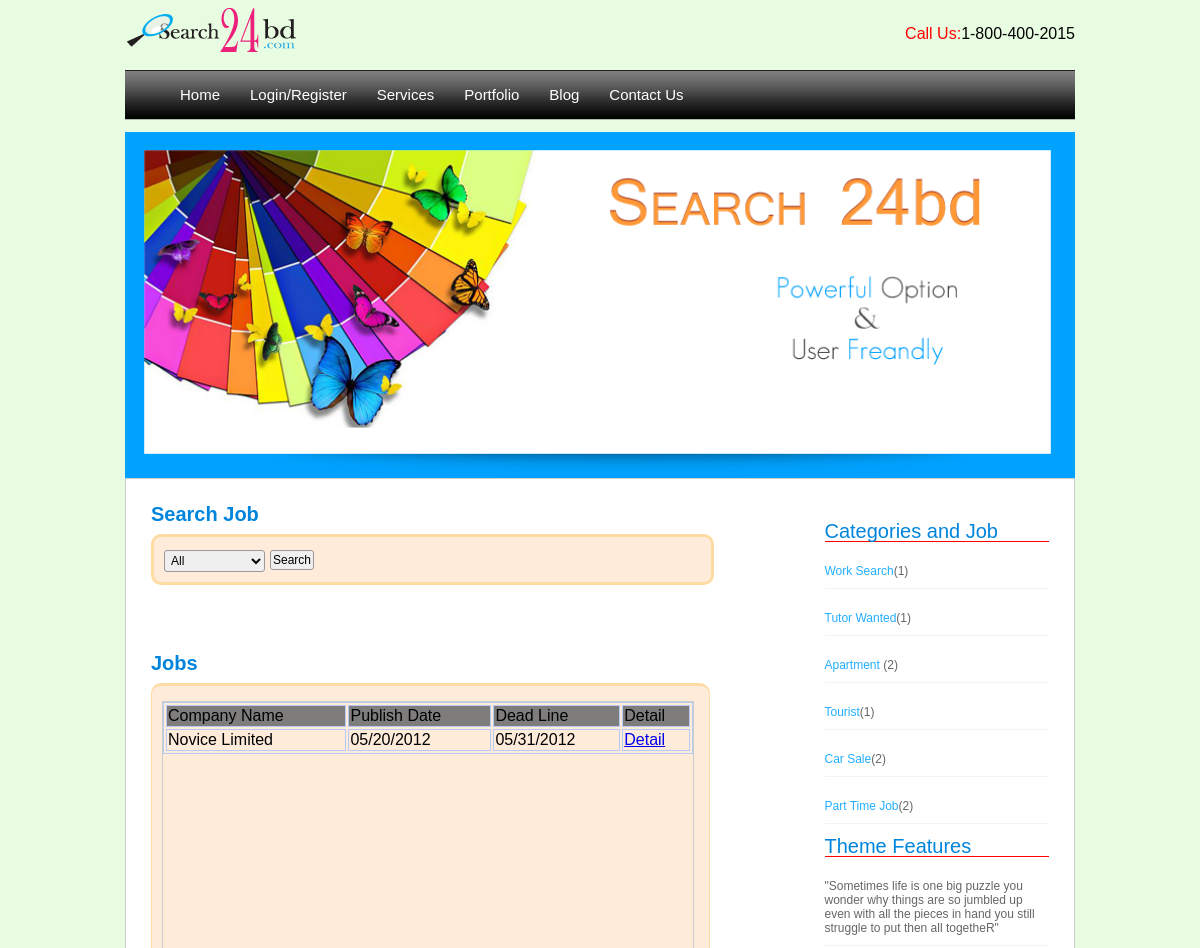
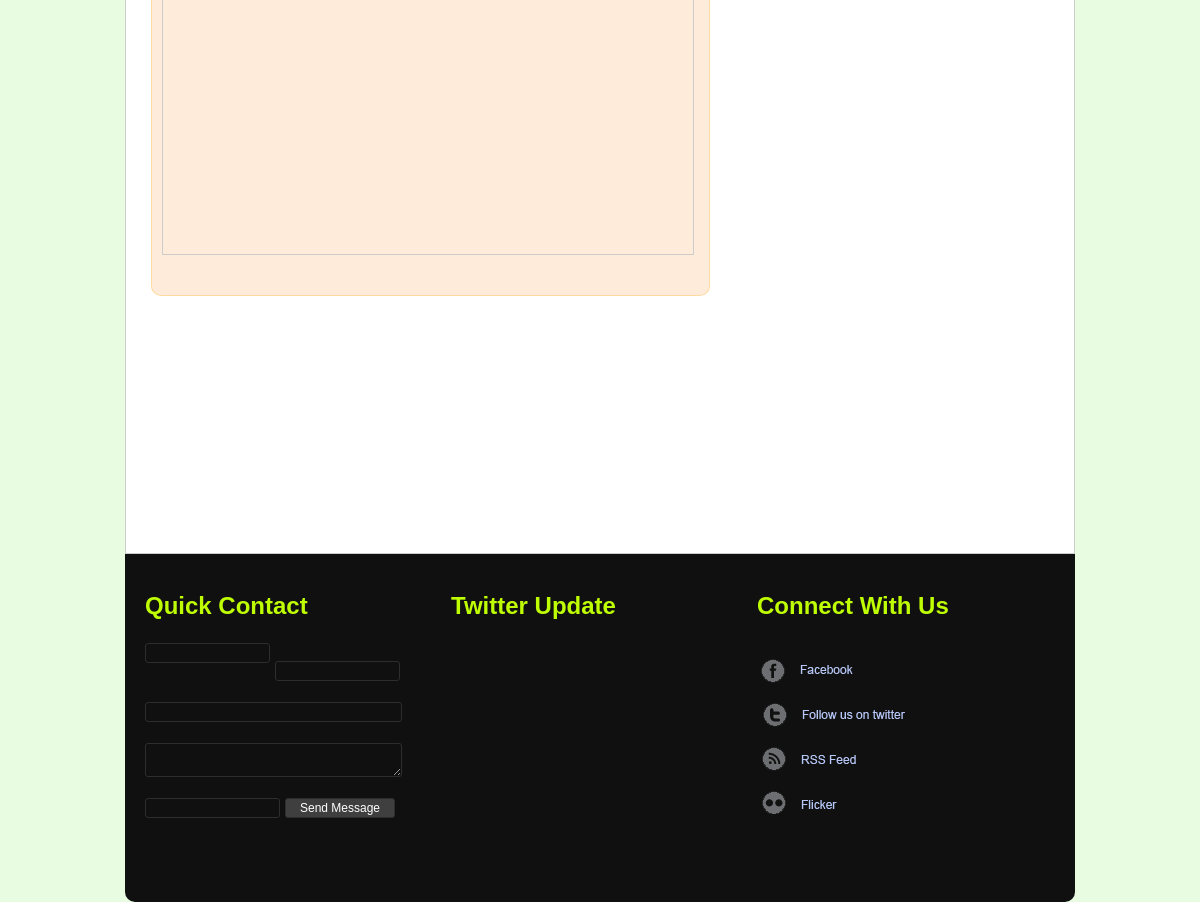
Page /home/category_navigation_link/1 on the committed database (2 pictures, top to bottom).
### tables this page shows
CREATE TABLE IF NOT EXISTS `advertise` (
  `add_id` int(11) NOT NULL AUTO_INCREMENT,
  `user_id` int(11) NOT NULL,
  `cat_id` int(11) NOT NULL,
  `company_name` varchar(100) NOT NULL,
  `description` text NOT NULL,
  `publish_date` varchar(20) NOT NULL,
  `dead_line` varchar(20) NOT NULL,
  `url` varchar(50) NOT NULL,
  `status` int(11) NOT NULL DEFAULT '1',
  `image` varchar(50) NOT NULL,
  PRIMARY KEY (`add_id`)
);

### application/controllers/home.php (called while the page is built, shortened)
<?php
class home extends Controller {
    function home() {
        $this->load->model('home_model');
        $this->load->model('mod_login');
    }
    function category_navigation_link($id='') {
        $data['base'] = $this->config->item('base_url');
        $total = $this->home_model->message_count($id);
        $per_pg = 2;
        $offset = $this->uri->segment(4);
        $this->load->library('pagination');
        $config['base_url'] = $data['base'] . '/index.php/home/category_navigation_link/' . $id;
        $config['total_rows'] = $total;
        $config['per_page'] = $per_pg;
        $config['full_tag_open'] = '<div id="pagination">';
        $config['full_tag_close'] = '</div>';
        $this->pagination->initialize($config);
        $data['pagination'] = $this->pagination->create_links();
        $data['nav'] = $this->home_model->publish_navi();
        $data['option'] = $this->home_model->get_category_option();
        $data['qu'] = $this->home_model->get_all($per_pg, $offset, $id);
        $data['dir'] = 'home';
        $data['page'] = 'category_navigation';
        $data['action'] = '';
        $this->load->view('main', $data);
    }
}

### system/codeigniter/CodeIgniter.php (called while the page is built, shortened)
<?php  if ( ! defined('BASEPATH')) exit('No direct script access allowed');
$EXT =& load_class('Hooks');
$EXT->_call_hook('pre_system');
$URI =& load_class('URI');
$RTR =& load_class('Router');
$method = $RTR->fetch_method();
$EXT->_call_hook('pre_controller');
$CI = new $class();
if ($RTR->scaffolding_request === TRUE)
{
	if ($EXT->_call_hook('scaffolding_override') === FALSE)
	{
		$CI->_ci_scaffolding();
	}
}
else
{
	if (method_exists($CI, '_remap'))
	{
		$CI->_remap($method);
	}
	else
	{
		call_user_func_array(array(&$CI, $method), array_slice($URI->rsegments, 2));
	}
}

### index.php (called while the page is built, shortened)
<?php
require_once BASEPATH.'codeigniter/CodeIgniter'.EXT;

### system/codeigniter/Base5.php (called while the page is built)
<?php  if ( ! defined('BASEPATH')) exit('No direct script access allowed');
class CI_Base {
	private static $instance;
	public function CI_Base()
	{
		self::$instance =& $this;
	}
	public static function &get_instance()
	{
		return self::$instance;
	}
}
function &get_instance()
{
	return CI_Base::get_instance();
}

### application/models/home_model.php (the view, shortened to what this page needs)
<?php
class home_model extends Model {
    function publish_navi() {
        $sql = "SELECT count( advertise.add_id ) AS Number, category.cat_name,advertise.cat_id FROM advertise, category
                WHERE category.cat_id = advertise.cat_id AND advertise.status = 1 GROUP BY advertise.cat_id";
        $query = $this->db->query($sql);
        $result = $query->result_array();
        return $result;
    }
    public function get_all($per_pg, $offset, $id) {
        $this->db->order_by('add_id', 'desc');
        $query = $this->db->get_where('advertise', array('cat_id' => $id));
        return $query->result_array();
    }
}
?>

### application/models/home_model.php (the view, shortened to what this page needs)
<?php
class home_model extends Model {
    function publish_navi() {
        $sql = "SELECT count( advertise.add_id ) AS Number, category.cat_name,advertise.cat_id FROM advertise, category
                WHERE category.cat_id = advertise.cat_id AND advertise.status = 1 GROUP BY advertise.cat_id";
        $query = $this->db->query($sql);
        $result = $query->result_array();
        return $result;
    }
    public function get_all($per_pg, $offset, $id) {
        $this->db->order_by('add_id', 'desc');
        $query = $this->db->get_where('advertise', array('cat_id' => $id));
        return $query->result_array();
    }
}
?>

### application/views/home/category_navigation.php (shortened to what this page needs)
<div id="content">
    <div class="formarea">
        <form id="valid_user_login" method="POST" action="<?= site_url() ?>home/search_category/" >
            <h2>Search Job</h2>
            <div class="subfieldsset1">
                <div>
                    <select id="country" name="category">
                        <option value="all">All</option>
                    </select>
                    <input value="Search" name="submit_search" type="submit"/>
                </div><br>
            </div>
            <br>
        </form>
        <br><br><br>
        <div id="2-column">
            <div id="right_col">
                <h2>Categories and Job</h2>
                <?php
                   for($i = 0;$i < count($nav);$i++)
                   {
                ?>
                <p><a href="<?=site_url().'home/category_navigation_link/'.$nav[$i]['cat_id'];?>"><?=$nav[$i]['cat_name'];?></a>(<?=$nav[$i]['Number'];?>)</p>
                <?php
                   }
                ?>
                <h2>Theme Features</h2>
                <span>
                    <p>"Sometimes life is one big puzzle you wonder why things are so jumbled up
                    even with all the pieces in hand you still struggle to put then all togetheR"</p>
                </span>
            </div>
                        <h2>Jobs</h2>
                        <div class="subfieldsset3">
                            <div style="height: 500px; width: 530px; overflow-x: hidden; overflow-y: scroll; border: 1px solid #ccc; margin-top: 5px;">
                                <table style="border: 1px solid #B7CAF6;" width="100%">
                                    <tr  style="background-color: #7F7C7C">
                                        <td style="border: 1px solid #B7CAF6;">Company Name</td>
                                        <td style="border: 1px solid #B7CAF6;">Publish Date</td>
                                        <td style="border: 1px solid #B7CAF6;">Dead Line</td>
                                        <td style="border: 1px solid #B7CAF6;">Detail</td>
                                    </tr>
                                <?php
                                  for($i=0;$i<count($qu);$i++)
                                  {
                                ?>
                                    <tr>
                                        <td style="border: 1px solid #B7CAF6;"><?=$qu[$i]['company_name'];?></td>
                                        <td style="border: 1px solid #B7CAF6;"><?=$qu[$i]['publish_date'];?></td>
                                        <td style="border: 1px solid #B7CAF6;"><?=$qu[$i]['dead_line'];?></td>
                                        <td style="border: 1px solid #B7CAF6;">
                                            <a href="<?=site_url().'home/job_detail/'.$qu[$i]['add_id'];?>">Detail</a>
                                        </td>
                                    </tr>
                                <?}?>
                                </table>
                            </div>
                        </div>
            <br>
        </div>
    </div>
</div>

### styles/style1.css (style rules this page uses)
#content { height:1000px;border:0px solid red; }
#right_col { float:right; width:25%; margin-top: -132px; }
#right_col h2 { font-weight:normal; border-bottom:1px solid red; }
#right_col p { border-bottom:1px solid #F3F3F3; }
#right_col p a { text-decoration:none; color:#22AEFF; }
.formarea .subfieldsset3 { -moz-border-radius:10px; -webkit-border-radius:10px; border-top-width:3px; border-right-width:1px; border-bottom-width:1px; border-left-width:1px; border-top-style:solid; border-right-style:solid; border-bottom-style:solid; border-left-style:solid; border-top-color:#FFDBA4; border-right-color:#FFDBA4; border-bottom-color:#FFDBA4; border-left-color:#FFDBA4; background-color:#FFEBD9; padding:10px; width: 537px; height: 537px; }
.formarea { background-color: #FFFFFF; border: 1px solid #CCCCCC; border-radious: -22px 10px 10px 10px; float: left; font-size: 12px; margin: -22px auto; padding: 25px; position: relative; width: 898px; height: 972px; -moz-border-radius:-22px; -webkit-border-radius:-22px; }
body { margin-left:0px;margin-top:0px;margin-right:0px;margin-bottom:0px;background-color:#E8FCE2; }
body,td,th { font-family:Arial,Helvetica,sans-serif; }
.formarea h2 { line-height:100%;color:#0085DD;margin:0px 0px 10px 0px;font-size:20px; }
.formarea p { padding:10px 0px;color:#666666 }
.formarea .subfieldsset1 { -moz-border-radius:10px; -webkit-border-radius:10px; border-top-style:solid; border-right-style:solid; border-bottom-style:solid; border-left-style:solid; border-top-color:#FFDBA4; border-right-color:#FFDBA4; border-bottom-color:#FFDBA4; border-left-color:#FFDBA4; background-color:#FFEBD9; padding:10px; width: 537px; }
input,select,textarea { float:left;font-family:Arial,Helvetica,sans-serif;font-size:12px;padding:2px; border:1px solid #999999;-moz-border-radius:3px;-webkit-border-radius:3px;margin:3px 5px 0px 0px; }

### rows in the picture
advertise: company_name "Novice Limited", publish_date "05/20/2012", dead_line "05/31/2012"

### other values in the picture
$nav[$i]['cat_name'] "Work Search"
$nav[$i]['Number'] "1"
$nav[$i]['cat_name'] "Tutor Wanted"
$nav[$i]['cat_name'] "Apartment"
$nav[$i]['Number'] "2"
$nav[$i]['cat_name'] "Tourist"
$nav[$i]['cat_name'] "Car Sale"
$nav[$i]['cat_name'] "Part Time Job"
